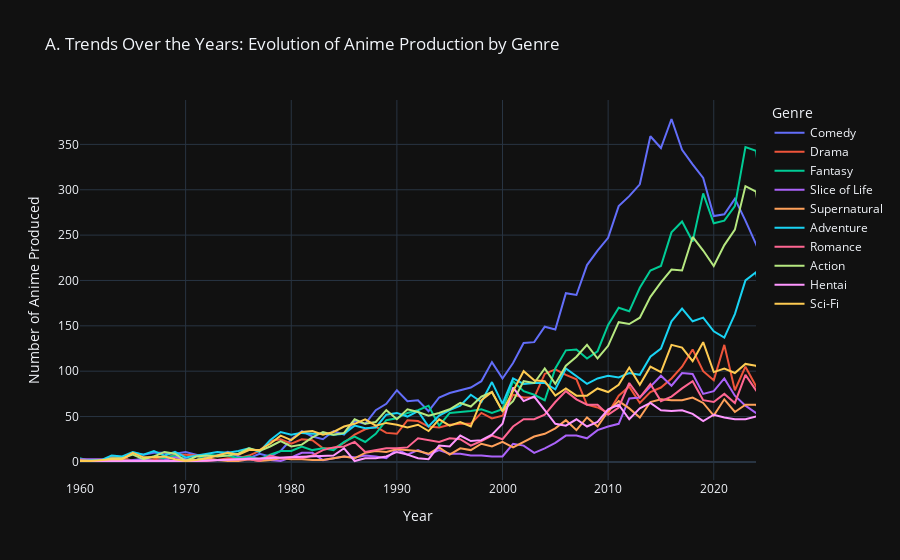

Source (notebook cell):
### Markdown cell above
Comedy dominates in quantity. But does it also dominate in quality or preference over time?

### Code cell
# AGGREGATION 
# We group by Year and Genre to get the count
genre_trends = filtered_data.groupby(['start_year', 'genres']).size().reset_index(name='count')

# --- Interactive LINE CHART (Anime Production by Genre Over Time) ---
fig_volume = px.line(
    genre_trends,
    x='start_year',
    y='count',
    color='genres',
    title='A. Trends Over the Years: Evolution of Anime Production by Genre',
    labels={'start_year': 'Year', 'count': 'Number of Anime Produced', 'genres': 'Genre'},
    template="plotly_dark"
)

# Refine the layout to handle the x-axis range better
fig_volume.update_xaxes(range=[1960, 2024]) # Focus on the modern era
fig_volume.show()
